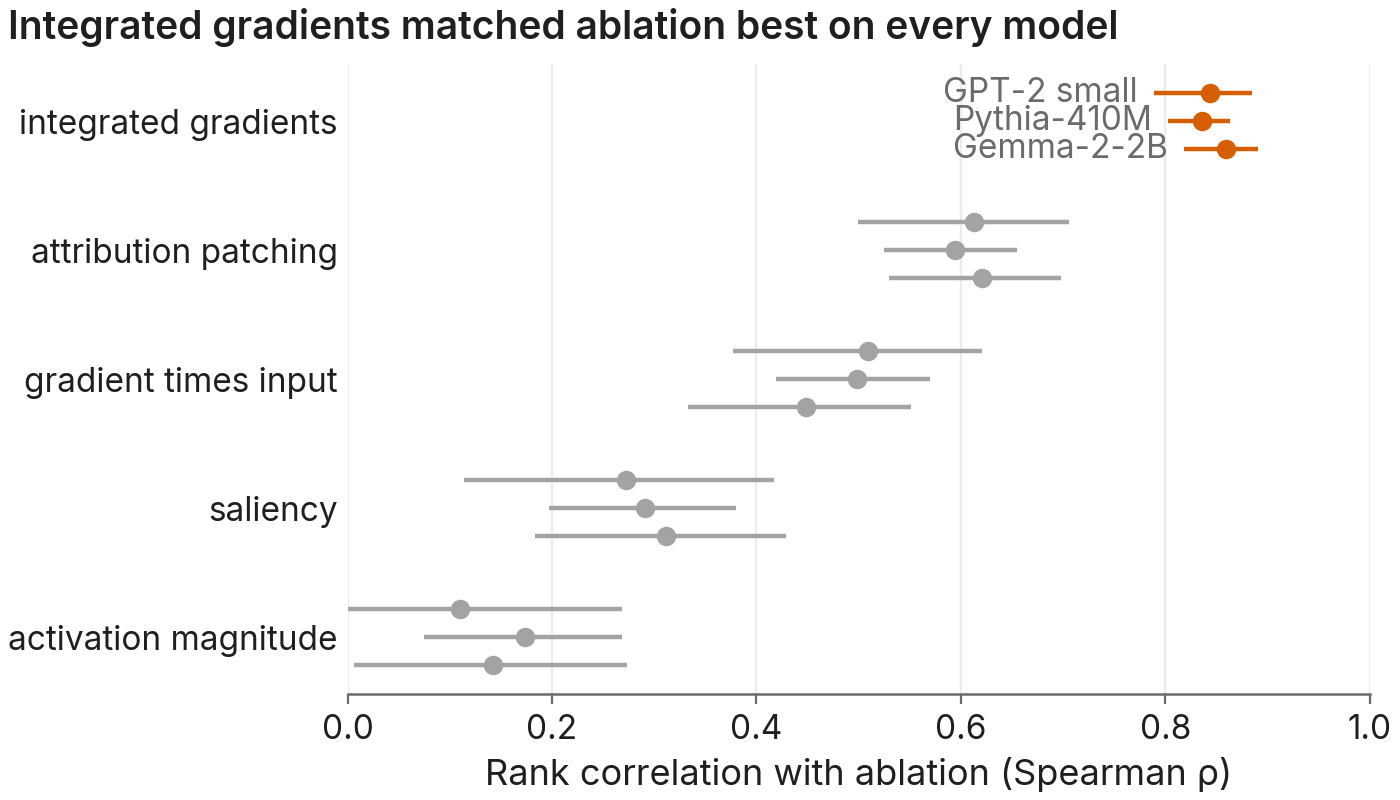

Source code (Python):
"""Dot plot with intervals: one row per method, a dot and its 95% interval for each model, the best method in the
accent colour and its models named once.

Answers: How do several methods rank, and how sure are we?
Shows: dot plot with intervals: how closely five attribution methods rank attention heads the way ablation does,
on three models
Claim: integrated gradients agrees with ablation best, on every model.
Caption: **Integrated gradients ranked attention heads most like ablation on all three models.** Each dot is the
Spearman correlation between a method's score for every head and the loss increase when that head is mean-ablated,
over 500 prompts; lines are 95% intervals (Fisher z, n = the model's number of heads). Within each method, the
three dots are GPT-2 small (144 heads), Pythia-410M (384) and Gemma-2-2B (208). Made-up data.
"""
import sys
from pathlib import Path

import matplotlib.pyplot as plt
import numpy as np
import pandas as pd

HERE = Path(__file__).resolve().parent
sys.path.insert(0, str(HERE.parent))  # the skill's directory, which holds figkit.py
import figkit as fk

SEED = 0
rng = np.random.default_rng(SEED)
METHODS = {"integrated gradients": 0.84, "attribution patching": 0.61, "gradient times input": 0.47,
           "saliency": 0.31, "activation magnitude": 0.18}
MODELS = {"GPT-2 small": 144, "Pythia-410M": 384, "Gemma-2-2B": 208}  # model: number of heads ranked
rows = []
for method, rho in METHODS.items():
    for model, n in MODELS.items():
        r = float(np.clip(rho + rng.normal(0, 0.03), -0.99, 0.99))
        z, se = np.arctanh(r), 1 / np.sqrt(n - 3)
        rows.append(dict(method=method, model=model, rho=r, lo=np.tanh(z - 1.96 * se), hi=np.tanh(z + 1.96 * se)))
df = pd.DataFrame(rows)
order = list(df.groupby("method").rho.mean().sort_values().index)  # bottom to top, so the best is on top
best = order[-1]

fk.use()
fig, ax = plt.subplots()
for y, method in enumerate(order):
    color = fk.ACCENT if method == best else fk.GREY
    for offset, row in zip((0.22, 0, -0.22), df[df.method == method].itertuples()):
        ax.hlines(y + offset, row.lo, row.hi, color=color, lw=1.6)
        ax.plot(row.rho, y + offset, "o", color=color, ms=6)
        if method == best:
            ax.annotate(row.model, (row.lo, y + offset), xytext=(-6, 0), textcoords="offset points", ha="right",
                        va="center", color=fk.MUTED, fontsize=fk.SIZES["screen"]["ticks"])
ax.set_yticks(range(len(order)), order)
ax.set(xlim=(0, 1), xlabel="Rank correlation with ablation (Spearman ρ)")
ax.grid(False, axis="y")
ax.grid(True, axis="x")
ax.spines["left"].set_visible(False)
ax.tick_params(axis="y", length=0)
fk.title(fig, "Integrated gradients matched ablation best on every model")
fk.save(fig, HERE / "dot_intervals.png")
